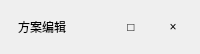
    <widget class="QFrame" name="setupTopBar">
     <property name="minimumSize">
      <size>
       <width>0</width>
       <height>54</height>
      </size>
     </property>
     <property name="maximumSize">
      <size>
       <width>16777215</width>
       <height>54</height>
      </size>
     </property>
     <property name="frameShape">
      <enum>QFrame::NoFrame</enum>
     </property>
     <layout class="QHBoxLayout" name="horizontalLayout_topBar">
      <property name="spacing">
       <number>8</number>
      </property>
      <property name="leftMargin">
       <number>18</number>
      </property>
      <property name="topMargin">
       <number>0</number>
      </property>
      <property name="rightMargin">
       <number>10</number>
      </property>
      <property name="bottomMargin">
       <number>0</number>
      </property>
      <item>
       <widget class="QLabel" name="setupWindowTitleLabel">
        <property name="text">
         <string>方案编辑</string>
        </property>
       </widget>
      </item>
      <item>
       <spacer name="horizontalSpacer_topBar">
        <property name="orientation">
         <enum>Qt::Horizontal</enum>
        </property>
        <property name="sizeHint" stdset="0">
         <size>
          <width>40</width>
          <height>20</height>
         </size>
        </property>
       </spacer>
      </item>
      <item>
       <widget class="QToolButton" name="headerMaximizeButton">
        <property name="minimumSize">
         <size>
          <width>34</width>
          <height>34</height>
         </size>
        </property>
        <property name="text">
         <string>□</string>
        </property>
        <property name="autoRaise">
         <bool>true</bool>
        </property>
       </widget>
      </item>
      <item>
       <widget class="QToolButton" name="headerCloseButton">
        <property name="minimumSize">
         <size>
          <width>34</width>
          <height>34</height>
         </size>
        </property>
        <property name="text">
         <string>×</string>
        </property>
        <property name="autoRaise">
         <bool>true</bool>
        </property>
       </widget>
      </item>
     </layout>
    </widget>
